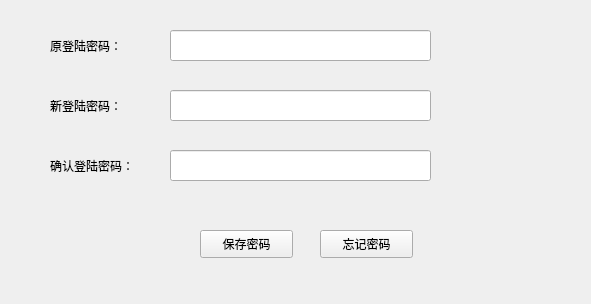
<?xml version="1.0" encoding="UTF-8"?>
<ui version="4.0">
 <class>Form</class>
 <widget class="QWidget" name="Form">
  <property name="geometry">
   <rect>
    <x>0</x>
    <y>0</y>
    <width>591</width>
    <height>304</height>
   </rect>
  </property>
  <property name="windowTitle">
   <string>Form</string>
  </property>
  <widget class="QLineEdit" name="lineEdit_2">
   <property name="geometry">
    <rect>
     <x>170</x>
     <y>30</y>
     <width>261</width>
     <height>31</height>
    </rect>
   </property>
  </widget>
  <widget class="QLineEdit" name="lineEdit_4">
   <property name="geometry">
    <rect>
     <x>170</x>
     <y>90</y>
     <width>261</width>
     <height>31</height>
    </rect>
   </property>
  </widget>
  <widget class="QLineEdit" name="lineEdit_6">
   <property name="geometry">
    <rect>
     <x>170</x>
     <y>150</y>
     <width>261</width>
     <height>31</height>
    </rect>
   </property>
  </widget>
  <widget class="QPushButton" name="pushButton">
   <property name="geometry">
    <rect>
     <x>320</x>
     <y>230</y>
     <width>93</width>
     <height>28</height>
    </rect>
   </property>
   <property name="text">
    <string>忘记密码</string>
   </property>
  </widget>
  <widget class="QPushButton" name="pushButton_2">
   <property name="geometry">
    <rect>
     <x>200</x>
     <y>230</y>
     <width>93</width>
     <height>28</height>
    </rect>
   </property>
   <property name="text">
    <string>保存密码</string>
   </property>
  </widget>
  <widget class="QLabel" name="label">
   <property name="geometry">
    <rect>
     <x>50</x>
     <y>30</y>
     <width>81</width>
     <height>31</height>
    </rect>
   </property>
   <property name="text">
    <string>原登陆密码：</string>
   </property>
  </widget>
  <widget class="QLabel" name="label_2">
   <property name="geometry">
    <rect>
     <x>50</x>
     <y>90</y>
     <width>81</width>
     <height>31</height>
    </rect>
   </property>
   <property name="text">
    <string>新登陆密码：</string>
   </property>
  </widget>
  <widget class="QLabel" name="label_3">
   <property name="geometry">
    <rect>
     <x>50</x>
     <y>150</y>
     <width>101</width>
     <height>31</height>
    </rect>
   </property>
   <property name="text">
    <string>确认登陆密码：</string>
   </property>
  </widget>
 </widget>
 <resources/>
 <connections/>
</ui>
